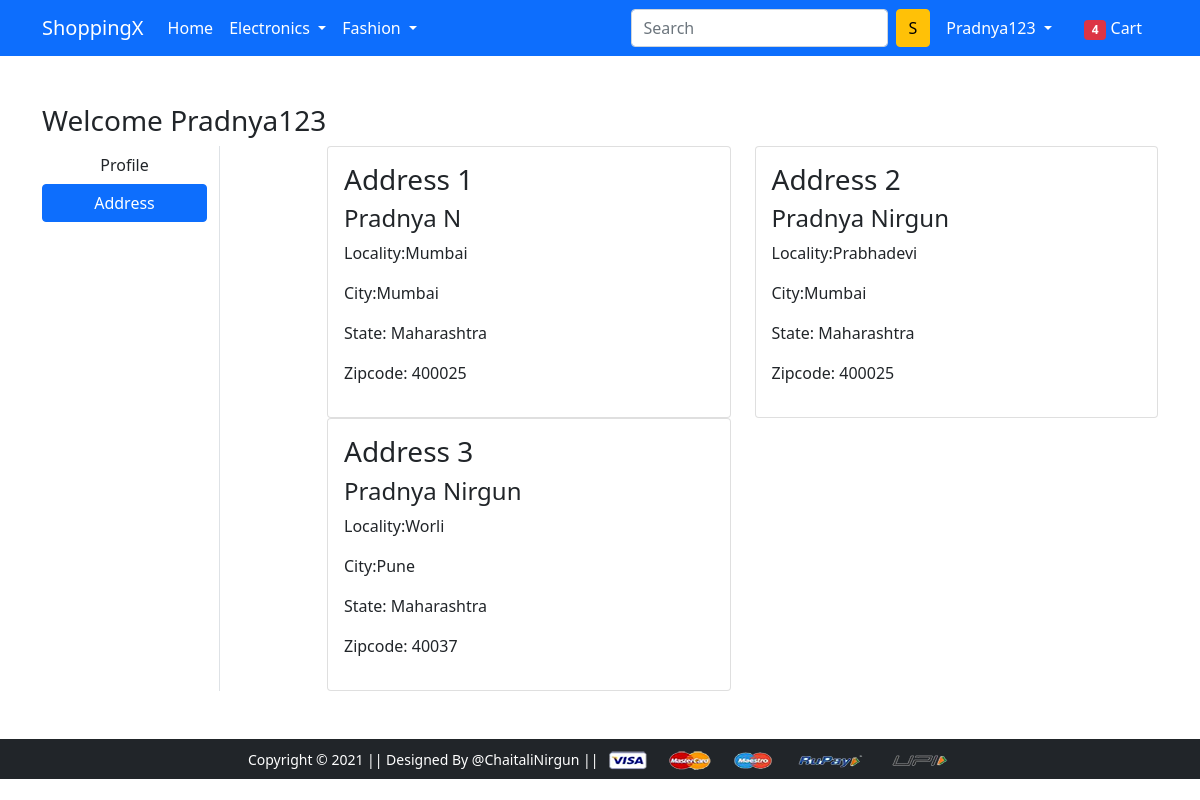
Screenshot of /address/ (signed in) with the database file from the repository.
### app/models.py (models this page shows)
class Customer(models.Model):
    user=models.ForeignKey(User,on_delete=models.CASCADE)
    name=models.CharField(max_length=50)
    locality=models.CharField(max_length=200)
    city=models.CharField(max_length=50)
    zipcode=models.IntegerField()
    state=models.CharField(choices=STATE_CHOICES,max_length=50)

### app/views.py (the view)
# urls.py: path('address/', views.address, name='address'),
@login_required
def address(request):
	totalitem = 0
	if request.user.is_authenticated:
		totalitem = len(Cart.objects.filter(user=request.user))
	add = Customer.objects.filter(user=request.user)
	return render(request, 'app/address.html', {'add':add, 'active':'btn-primary', 'totalitem':totalitem})

### app/templates/app/address.html (shortened to what this page needs)
{% extends 'app/base.html' %}
{% load static %}
{% block main-content %}
<div class="container my-5">
 <div class="row">
 <h3>Welcome <span class='text-capitalize'>{{ request.user }}</span></h3>
  <div class="col-sm-2 border-end">
   <ul class="list-unstyled">
    <li class="d-grid"><a href="{% url 'profile' %}" class="btn">Profile</a></li>
    <li class="d-grid"><a href="{% url 'address' %}" class="btn {{active}}">Address</a></li>
   </ul>
  </div>
  <div class="col-sm-9 offset-sm-1">
   <div class="row">
   {% for ad in add %}
    <div class="col-sm-6">
     <div class="card">
      <div class="card-body">
       <h3>Address {{forloop.counter}}</h3>
       <h4>{{ad.name}}</h4>
       <p>Locality:{{ad.locality}}</p>
       <p>City:{{ad.city}}</p>
       <p>State: {{ad.state}}</p>
        <p>Zipcode: {{ad.zipcode}}</p>
      </div>
     </div>
    </div>
    {% endfor %}
   </div>
  </div>
 </div>
</div>
{% endblock main-content %}

### app/templates/app/base.html (shortened to what this page needs)
<!doctype html>
{% load static %}
<html lang="en">
  <head>
    <link href="https://cdn.jsdelivr.net/npm/bootstrap@5.0.0-beta1/dist/css/bootstrap.min.css" rel="stylesheet">
    <link rel="stylesheet" href="{% static 'app/css/owl.carousel.min.css' %}">
    <link rel="stylesheet" href="{% static 'app/css/all.min.css' %}">
    <link rel="stylesheet" href="{% static 'app/css/style.css' %}">
  </head>
  <body>
    <nav class="navbar navbar-expand-lg navbar-dark bg-primary">
     <div class="container">
       <a class="navbar-brand" href="/">ShoppingX</a>
       <div class="collapse navbar-collapse" id="navbarSupportedContent">
         <ul class="navbar-nav me-auto mb-2 mb-lg-0">
           <li class="nav-item">
             <a class="nav-link active" aria-current="page" href="/">Home</a>
           </li>
           <li class="nav-item dropdown">
             <a class="nav-link dropdown-toggle text-white" href="#" id="electronicsDropdown" role="button" data-bs-toggle="dropdown" aria-expanded="false">
               Electronics
             </a>
           </li>
           <li class="nav-item dropdown">
             <a class="nav-link dropdown-toggle text-white" href="#" id="fashionDropdown" role="button" data-bs-toggle="dropdown" aria-expanded="false">
               Fashion
             </a>
           </li>
         </ul>
         <form class="d-flex">
           <input class="form-control me-2" type="search" placeholder="Search" aria-label="Search">
           <button class="btn btn-warning" type="submit">S</button>
         </form>
         <div>
          <ul class="navbar-nav me-auto mb-2 mb-lg-0">
          {% if request.user.is_authenticated %}
           <li class="nav-item dropdown mx-2">
              <a class="nav-link dropdown-toggle text-white" href="#" id="profileDropdown" role="button" data-bs-toggle="dropdown" aria-expanded="false">
                {{request.user.username|capfirst}}
              </a>
            </li>
            <li class="nav-item mx-2">
             <a href="{% url 'showcart' %}" class="nav-link text-white"><span class="badge bg-danger">4</span> Cart </a>
            </li>
            {% endif %}
          </ul>
         </div>
       </div>
     </div>
    </nav>
    {% block main-content %} {% endblock main-content %}
    <footer class="container-fluid bg-dark text-center p-2 mt-5">
        <small class="text-white">Copyright &copy; 2021 || Designed By @ChaitaliNirgun || </small>
        <img src="{% static 'app/images/payment.png' %}" alt="" srcset="" class="img-fluid" height="2px">
    </footer>
  </body>
</html>

### rows the page displays
Customer: name "Pradnya N", locality "Mumbai", city "Mumbai", state "Maharashtra", zipcode "400025"
Customer: name "Pradnya Nirgun", locality "Prabhadevi", city "Mumbai", state "Maharashtra", zipcode "400025"
Customer: name "Pradnya Nirgun", locality "Worli", city "Pune", state "Maharashtra", zipcode "40037"

### other values shown
{{ request.user.username|capfirst }} "Pradnya123"
{{ request.user }} "Pradnya123"
